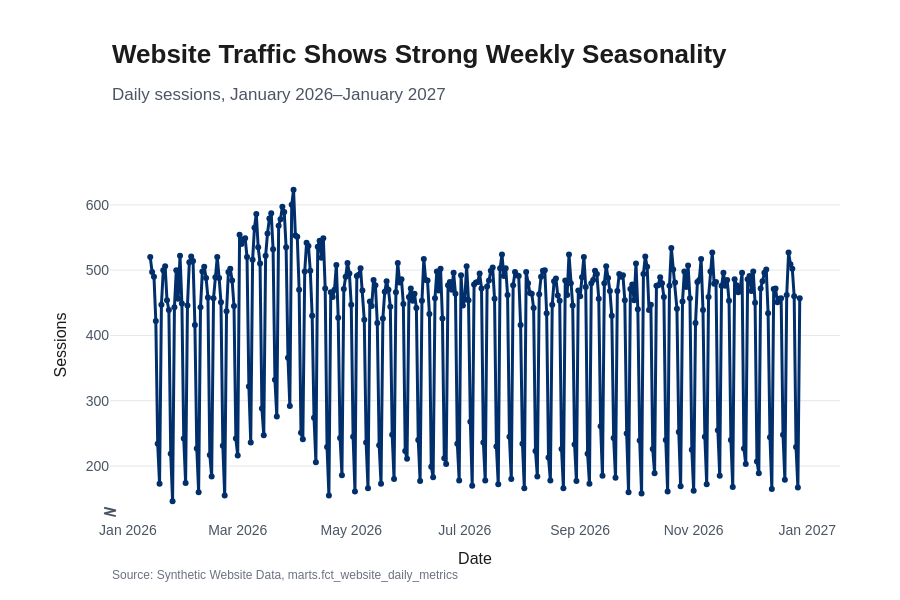

Notebook code for this chart:
### Code cell
figure = line_chart(
    daily_performance,
    x="date_day",
    y="session_count",
    theme=theme,
    title="Website Traffic Shows Strong Weekly Seasonality",
    subtitle="Daily sessions, January 2026-January 2027",
    x_axis_title="Date",
    y_axis_title="Sessions",
    source="Synthetic Website Data, marts.fct_website_daily_metrics",
)

figure.show()

### Figure 1 — Plotly figure (JSON) as saved in the notebook; plotly's stock layout.template omitted (floating-point values rounded to 4 significant figures; data arrays with more than 128 entries replaced by an {"elided": "..."} marker saying what was removed)
{"data": [{"line": {"color": "#002F6C", "width": 3}, "marker": {"color": "#002F6C", "size": 6}, "mode": "lines+markers", "name": "Session Count", "type": "scatter", "x": {"elided": "350 str values"}, "y": {"elided": "350 int values"}}], "layout": {"annotations": [{"align": "left", "font": {"color": "#1B1B1B", "family": "IBM Plex Sans, Arial, sans-serif", "size": 26, "weight": 600}, "showarrow": false, "text": "Website Traffic Shows Strong Weekly Seasonality", "x": 0, "xanchor": "left", "xref": "paper", "y": 1.38, "yanchor": "top", "yref": "paper"}, {"align": "left", "font": {"color": "#4B5563", "family": "IBM Plex Sans, Arial, sans-serif", "size": 17, "weight": 400}, "showarrow": false, "text": "Daily sessions, January 2026–January 2027", "x": 0, "xanchor": "left", "xref": "paper", "y": 1.25, "yanchor": "top", "yref": "paper"}, {"align": "left", "font": {"color": "#6B7280", "family": "IBM Plex Sans, Arial, sans-serif", "size": 12, "weight": 400}, "showarrow": false, "text": "Source: Synthetic Website Data, marts.fct_website_daily_metrics", "x": 0, "xanchor": "left", "xref": "paper", "y": -0.13, "yanchor": "top", "yref": "paper"}], "autosize": true, "bargap": 0.25, "font": {"color": "#1B1B1B", "family": "IBM Plex Sans, Arial, sans-serif", "size": 14, "weight": 400}, "height": 600, "hovermode": "x unified", "legend": {"font": {"color": "#1B1B1B", "family": "IBM Plex Sans, Arial, sans-serif", "size": 14, "weight": 400}, "maxheight": 0.12, "orientation": "h", "x": 0, "xanchor": "left", "y": 1.01, "yanchor": "bottom"}, "margin": {"b": 80, "l": 110, "r": 60, "t": 170}, "paper_bgcolor": "#FFFFFF", "plot_bgcolor": "#FFFFFF", "shapes": [{"layer": "above", "line": {"color": "#4B5563", "width": 2}, "path": "M -0.008,0.035 L 0.008,0.027 L -0.008,0.019 L 0.008,0.011", "type": "path", "xref": "paper", "yref": "paper"}], "showlegend": false, "xaxis": {"automargin": true, "showgrid": false, "showline": false, "tickfont": {"color": "#4B5563", "family": "IBM Plex Sans, Arial, sans-serif", "size": 14, "weight": 400}, "ticks": "", "title": {"font": {"color": "#1B1B1B", "family": "IBM Plex Sans, Arial, sans-serif", "size": 16, "weight": 500}, "text": "Date"}, "zeroline": false}, "yaxis": {"automargin": true, "autorange": false, "gridcolor": "#E5E7EB", "gridwidth": 1, "range": [117.4, 653.3], "showgrid": true, "showline": false, "tickfont": {"color": "#4B5563", "family": "IBM Plex Sans, Arial, sans-serif", "size": 14, "weight": 400}, "ticks": "", "title": {"font": {"color": "#1B1B1B", "family": "IBM Plex Sans, Arial, sans-serif", "size": 16, "weight": 500}, "text": "Sessions"}, "zeroline": false, "zerolinecolor": "#D1D5DB"}}}
